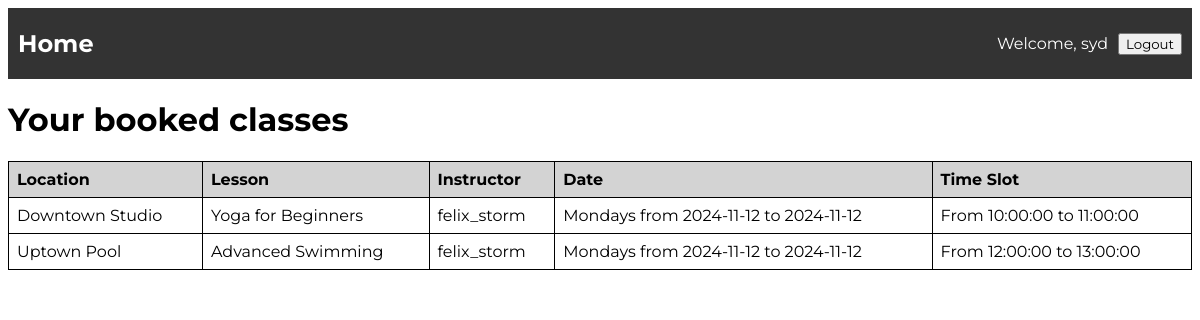
The app's page /client_account (signed in) with its own data.
### models/models.py (models this page shows, shortened)
class Booking(db.Model):
    __tablename__ = 'bookings'
    booking_id = db.Column(db.Integer, primary_key=True, autoincrement=True)
    status = db.Column(db.Enum(BookingStatus), default=BookingStatus.BOOKED)
    client_id = db.Column(db.Integer, db.ForeignKey('clients.client_id', name='fk_client_id'), nullable=False)
    offering_id = db.Column(db.Integer, db.ForeignKey('offerings.offering_id', name='fk_offering_id'), nullable=False)
    client = db.relationship('Client', backref=db.backref('bookings', lazy=True))
    offering = db.relationship('Offering', backref=db.backref('bookings', lazy=True))

class Location(db.Model):
    __tablename__ = 'locations'
    location_id = db.Column(db.Integer, primary_key=True, autoincrement=True)
    name = db.Column(db.String(128), nullable=False)
    city = db.Column(db.String(128), nullable=False)
    address = db.Column(db.String(255), nullable=False)

class Lesson(db.Model):
    __tablename__ = 'lessons'
    lesson_id = db.Column(db.Integer, primary_key=True, autoincrement=True)
    name = db.Column(db.String(100), nullable=False, unique=True)
    lesson_type = db.Column(db.String(50), nullable=False)
    description = db.Column(db.String(255), nullable=False)
    capacity = db.Column(db.Integer, nullable=False)
    offerings = db.relationship('Offering', backref='lesson', lazy=True)
    lesson_time_slots = db.relationship('TimeSlot', back_populates='lesson', lazy=True)
    is_available = db.Column(db.Boolean, default=True)
    location_id = db.Column(db.Integer, db.ForeignKey('locations.location_id', name='fk_location_id'), nullable=True)
    location = db.relationship('Location', backref=db.backref('lessons', lazy=True))

class Instructor(db.Model):
    __tablename__ = 'instructors'
    instructor_id = db.Column(db.Integer, primary_key=True, autoincrement=True)
    name = db.Column(db.Text, nullable=False)
    age = db.Column(db.Integer, nullable=False)
    username = db.Column(db.String(128), unique=True, nullable=False)
    specialization = db.Column(db.String(128))
    phone = db.Column(db.String(128), nullable=False)
    password_hash = db.Column(db.String(128), nullable=False)

class TimeSlot(db.Model):
    __tablename__ = 'time_slots'
    id = db.Column(db.Integer, primary_key=True)
    start_time = db.Column(db.String(50), nullable=False)
    end_time = db.Column(db.String(50), nullable=False)
    is_available = db.Column(db.Boolean, default=True, nullable=False)
    lesson_id = db.Column(db.Integer, db.ForeignKey('lessons.lesson_id', name='fk_lesson_id'), nullable=False)
    lesson = db.relationship('Lesson', back_populates='lesson_time_slots', lazy=True)
    day_of_week = db.Column(db.String(50), nullable=False)
    def display_date(self):
        start_date = self.start_time.split(" ")[0]
        end_date = self.end_time.split(" ")[0]
        return f"{self.day_of_week}s from {start_date} to {end_date}"
    def display_time(self):
        start_hour = self.start_time.split(" ")[1]
        end_hour = self.end_time.split(" ")[1]
        return f"From {start_hour} to {end_hour}"

### main.py (the view)
@app.route('/client_account')
def client_account():
    client_id = session.get("currentAccount")["client_id"]
    booked_classes = db.session.query(Booking).filter(Booking.client_id == client_id).all()
    return render_template('client_account.html', classes_taken=booked_classes)

### templates/client_account.html
{% include 'header.html' %}
    <h1>Your booked classes</h1>
    <table>
        <thead>
            <tr>
                <th>Location</th>
                <th>Lesson</th>
                <th>Instructor</th>
                <th>Date</th>
                <th>Time Slot</th>
            </tr>
        </thead>
        <tbody>
            {% for class in classes_taken %}
            <tr>
                <td>{{ class.offering.lesson.location.name }}</td>
                <td>{{ class.offering.lesson.name }}</td>
                <td>{{ class.offering.instructor.username}}</td>
                <td>{{ class.offering.schedule.time_slot.display_date() }}</td>
                <td>{{ class.offering.schedule.time_slot.display_time() }}</td>
            </tr>
            {% endfor %}
        </tbody>
    </table>
</body>
</html>

### static/style.css (style rules this page uses)
* { font-family: "Montserrat", sans-serif; }
table { width: 100%; border-collapse: collapse; }
th, td { border: 1px solid black; padding: 8px; text-align: left; }
th { background-color:lightgray; }

### records on screen
Booking: offering.lesson.location.name "Downtown Studio", offering.lesson.name "Yoga for Beginners", offering.instructor.username "felix_storm", offering.schedule.time_slot.display_date "Mondays from 2024-11-12 to 2024-11-12", offering.schedule.time_slot.display_time "From 10:00:00 to 11:00:00"
Booking: offering.lesson.location.name "Uptown Pool", offering.lesson.name "Advanced Swimming", offering.instructor.username "felix_storm", offering.schedule.time_slot.display_date "Mondays from 2024-11-12 to 2024-11-12", offering.schedule.time_slot.display_time "From 12:00:00 to 13:00:00"

### other values on screen
{{ session['currentAccount']['username'] }} "syd"
